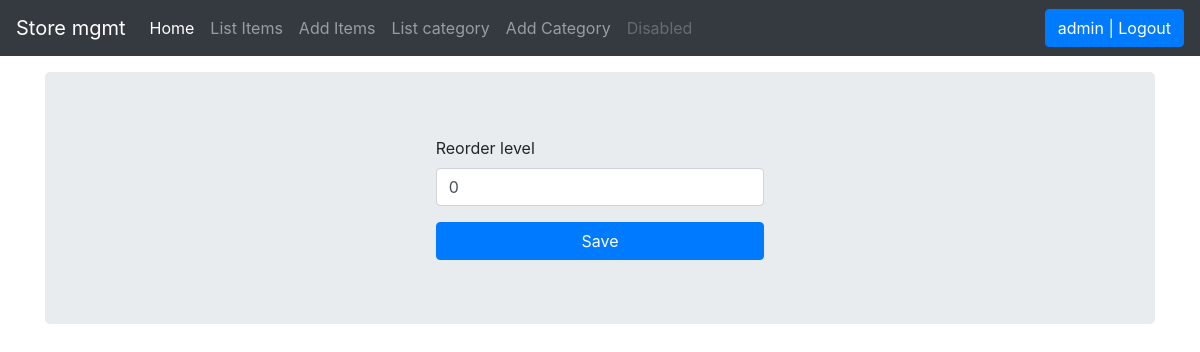
The page /reorder_level/1/ (signed in) on the database as committed earlier.
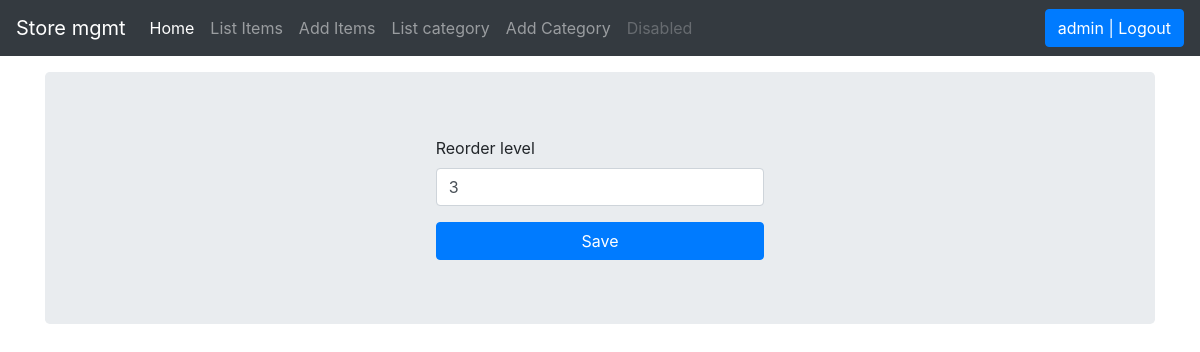
The same page on the database as committed later.
### stockmgmt/models.py (models this page shows, shortened)
class Stock(models.Model):
    category = models.ForeignKey(Category, on_delete=models.CASCADE)
    item_name = models.CharField(max_length=50, blank=True, null=True)
    quantity = models.IntegerField(default=0, blank=True, null=True)
    receive_quantity = models.IntegerField(default=0, blank=True, null=True)
    receive_by = models.CharField(max_length=50, blank=True, null=True)
    issue_quantity = models.IntegerField(default=0, blank=True, null=True)
    issue_by = models.CharField(max_length=50, blank=True, null=True)
    issue_to = models.CharField(max_length=50, blank=True, null=True)
    created_by = models.CharField(max_length=50, blank=True, null=True)
    reorder_level = models.IntegerField(default=0, blank=True, null=True)
    last_updated = models.DateTimeField(auto_now=True, auto_now_add=False)
    time_stamp = models.DateTimeField(auto_now=False, auto_now_add=True)
    export_to_CSV = models.BooleanField(default=False)

### stockmgmt/views.py (the view, shortened to what this page needs)
# urls.py: path('reorder_level/<str:pk>/', views.reorder_level_edit, name='reorder_level'),
@login_required
def reorder_level_edit(request, pk):
    queryset = Stock.objects.get(id=pk)
    form = ReorderLevelEditForm(request.POST or None, instance=queryset)
    context = {
        "instance": queryset,
        "form": form
    }
    return render(request, 'stockmgmt/add_items.html', context)

### stockmgmt/forms.py
class ReorderLevelEditForm(forms.ModelForm):
    class Meta:
        model = Stock
        fields = ['reorder_level']

### templates/stockmgmt/add_items.html (shortened to what this page needs)
{% extends 'stockmgmt/home.html' %}
{% load crispy_forms_tags %}
{% block content %}
<div class="row">
    <div class="col-sm-4"></div>
    <div class="col-sm-4">
            <form method="POST" action="">
                {{ form|crispy }}
                <input class="btn btn-primary btn-block" type="submit" value="Save"/>
            </form>
    </div>
    <div class="col-sm-4"></div>
</div>
{% endblock %}

Rows that differ between the two databases and show on the page:
changed Stock: reorder_level "0" → "3"
